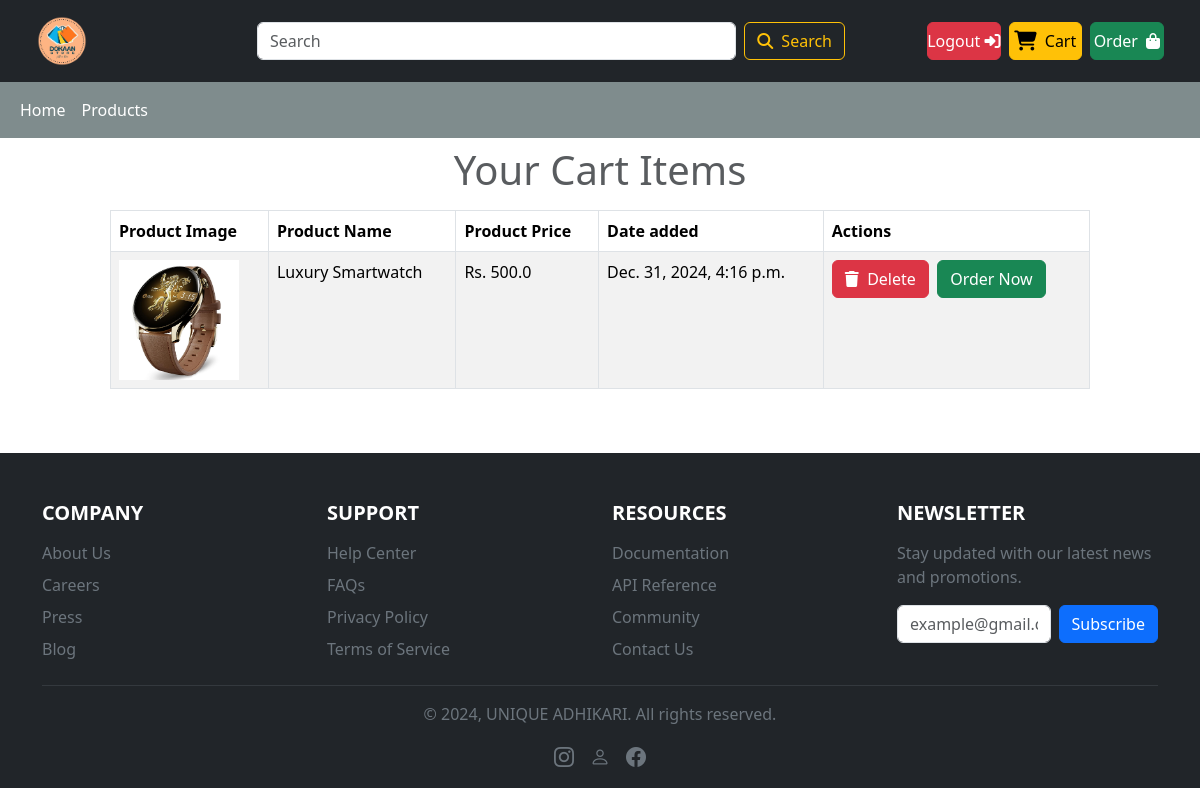
The page /mycart/ (signed in) on the database its author committed.
### userpage/models.py (models this page shows)
class Cart(models.Model):
    product = models.ForeignKey(Products,on_delete=models.CASCADE)
    user = models.ForeignKey(User,on_delete=models.CASCADE)
    created_date = models.DateTimeField(auto_now_add=True)

### products/models.py (models this page shows, shortened)
class Products(models.Model):
    product_name = models.CharField(max_length=100)
    product_price = models.FloatField()
    product_image = models.FileField(upload_to="static/uploads", null = True)
    product_quantity = models.IntegerField()
    product_description = models.TextField()
    category = models.ForeignKey(Category,on_delete=models.CASCADE)
    created_at = models.DateTimeField(auto_now_add=True)
    class Meta:
        verbose_name_plural = ('Products')

### accounts/auth.py (the view)
    def wrapper_function(request,*args,**kwargs):
        if request.user.is_staff:
            return redirect("/account/dashboard")
        else:
            return view_function(request,*args,**kwargs)

### accounts/auth.py (called while the page is built)
def user_only(view_function):
    def wrapper_function(request,*args,**kwargs):
        if request.user.is_staff:
            return redirect("/account/dashboard")
        else:
            return view_function(request,*args,**kwargs)
    return wrapper_function

### userpage/views.py (called while the page is built)
@login_required
@user_only
def show_cart_items(request):
    user = request.user
    items = Cart.objects.filter(user=user)
    context = {
        'items': items
    }
    return render(request,"client/mycart.html",context)

### userpage/templates/client/mycart.html (shortened to what this page needs)
{% extends "client/layouts.html" %}
{% block main_content %}
<div class="container-fluid">
    <div class="d-flex justify-content-center align-items-center mt-2">
        <div class="col-md-10">
            {% if items|length < 1 %}
            <h1 class="text-center text-danger mt-5 p-5 shadow-lg">
                No items in the cart
            </h1>
            {% else %}
            <h1 class="text-muted text-center mb-3">Your Cart Items</h1>
            <table class="table table-striped table-bordered">
                <thead>
                    <tr>
                        <th>Product Image</th>
                        <th>Product Name</th>
                        <th>Product Price</th>
                        <th>Date added</th>
                        <th>Actions</th>
                    </tr>
                </thead>
                <tbody>
                    {% for item in items %}
                    <tr>
                        <td><img src="/{{item.product.product_image}}" alt="{{item.product.product_name}}"
                                height="120px"></td>
                        <td>{{item.product.product_name}}</td>
                        <td>Rs.&nbsp;{{item.product.product_price}}</td>
                        <td>{{item.created_date}}</td>
                        <td>
                            <a href="{% url 'delete_cart_items' item.id %}" class="btn btn-danger">
                                <i class="fa-solid fa-trash"></i>&nbsp;
                                Delete
                            </a>&nbsp;
                            <a href="{% url 'order' item.product.id item.id %}" class="btn btn-success">
                                Order Now
                            </a>
                        </td>
                    </tr>
                    {% endfor %}
                </tbody>
            </table>
            {% endif %}
        </div>
    </div>
</div>
{% endblock %}

### rows shown on the page
Cart: product.product_image (picture), product.product_name "Luxury Smartwatch", product.product_price "500.0", created_date "Dec. 31, 2024, 4:16 p.m."
